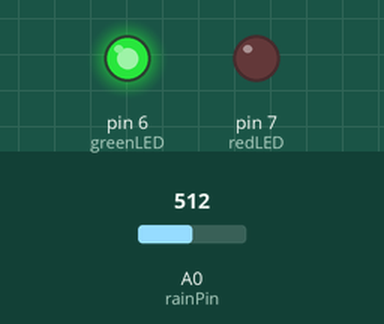
This sketch was run on a simulated Arduino Uno, built with avr-gcc and run on an emulated ATmega328P. On the bench: output pins drawn as LEDs (lit = HIGH). The test bench sets the inputs (shaded band); at power-on: A0 (rainPin) = 512. What the sketch prints to the serial monitor is not drawn.

Above: at 2.9 s.
3.0 s: A0 (rainPin) set to 783
5.8 s: A0 (rainPin) set to 808
At 7.3 s:
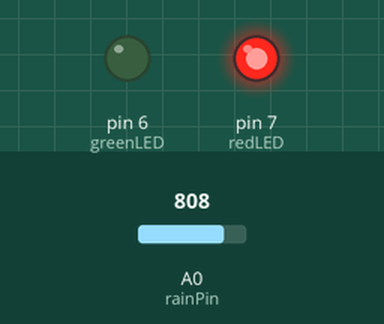
8.6 s: A0 (rainPin) set to 790
At 11.4 s:
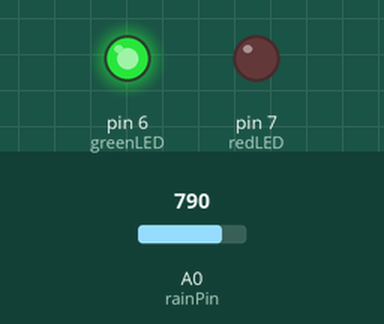
11.8 s: A0 (rainPin) set to 810
At 13.5 s:
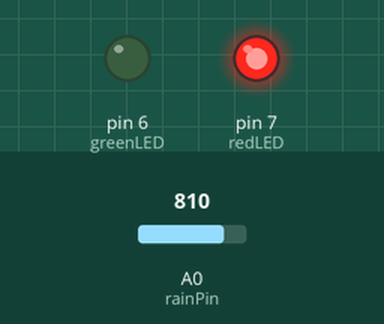
Timing chart, 0 to 15.0 s (numbered marks = the images above; inputs shaded):
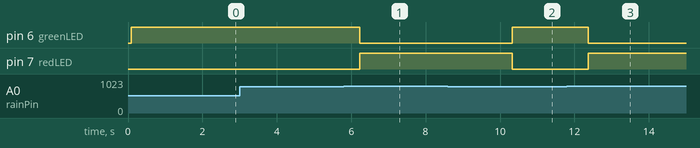

The sketch:

SoilSensorPrac.ino
```cpp
// Pin configuration
const int rainPin = A0;       // Soil moisture sensor analog output
const int greenLED = 6;       // Green LED: soil is wet, no water needed
const int redLED = 7;         // Red LED: soil is dry, water needed

const int thresholdValue = 800;  // Adjust as needed based on your soil

void setup() {
  pinMode(rainPin, INPUT);
  pinMode(greenLED, OUTPUT);
  pinMode(redLED, OUTPUT);

  digitalWrite(greenLED, LOW);
  digitalWrite(redLED, LOW);

  Serial.begin(9600);
  Serial.println("Soil Moisture Monitoring System Started...");
  Serial.print("Moisture Threshold: ");
  Serial.println(thresholdValue);
}

void loop() {
  int sensorValue = analogRead(rainPin);

  Serial.print("Sensor Value: ");
  Serial.println(sensorValue);

  if (sensorValue < thresholdValue) {
    // Soil is wet
    Serial.println("Condition: Soil is WET");
    Serial.println("Action: Water is NOT needed ❌💧");
    digitalWrite(greenLED, HIGH);
    digitalWrite(redLED, LOW);
  } else {
    // Soil is dry
    Serial.println("Condition: Soil is DRY");
    Serial.println("Action: Water IS needed ✅💧");
    digitalWrite(greenLED, LOW);
    digitalWrite(redLED, HIGH);
  }

  Serial.println("-------------------------------");
  delay(2000);  // Wait 2 seconds before next read
}
```

Measured:
- the behaviour switches between 799 and 800 on A0 (rainPin) (found by bisection; images 0 and 1)
- after the input at 3.0 s, every drawn part: stays the same
- after the input at 5.8 s, pin 6 (greenLED): HIGH → LOW after 0.43 s; pin 7 (redLED): LOW → HIGH after 0.43 s
- after the input at 8.6 s, pin 6 (greenLED): LOW → HIGH after 1.7 s; pin 7 (redLED): HIGH → LOW after 1.7 s
- after the input at 11.8 s, pin 6 (greenLED): HIGH → LOW after 0.58 s; pin 7 (redLED): LOW → HIGH after 0.58 s
